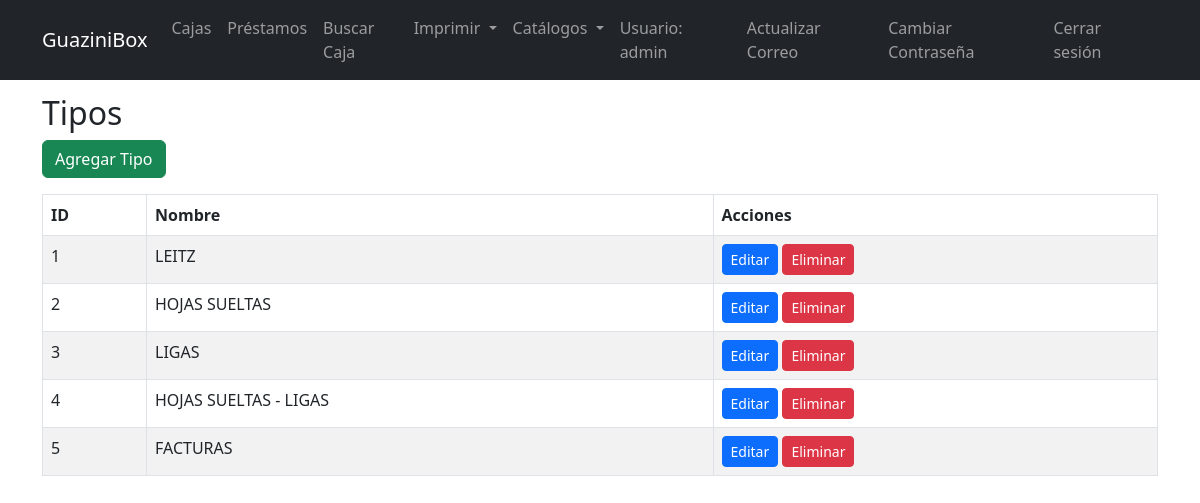
The app's page /tipos (signed in) with its own data.
### tables this page shows
CREATE TABLE "users" (
            id INTEGER PRIMARY KEY AUTOINCREMENT,
            username TEXT UNIQUE NOT NULL,
            password TEXT NOT NULL,
            email TEXT UNIQUE,
            reset_token TEXT,
            token_expiry TIMESTAMP
        );

CREATE TABLE tipos (
            id INTEGER PRIMARY KEY AUTOINCREMENT,
            nombre TEXT NOT NULL
        );

### app.py (the view)
@app.route("/tipos")
@login_required
def tipos():
    ts = get_tipos()
    return render_template("tipos.html", tipos=ts)

### app.py (called while the page is built)
def get_db_connection():
    conn = sqlite3.connect("archivo.db")
    conn.row_factory = sqlite3.Row
    return conn

def get_user_by_id(user_id):
    conn = get_db_connection()
    user = conn.execute("SELECT * FROM users WHERE id = ?", (user_id,)).fetchone()
    conn.close()
    if not user:
        return None
    return User(user["id"], user["username"], user["password"],
               user["email"] if "email" in user.keys() else None,
               user["reset_token"] if "reset_token" in user.keys() else None,
               user["token_expiry"] if "token_expiry" in user.keys() else None)

@login_manager.user_loader
def load_user(user_id):
    return get_user_by_id(user_id)

def get_tipos():
    conn = get_db_connection()
    ts = conn.execute("SELECT * FROM tipos").fetchall()
    conn.close()
    return ts

### templates/tipos.html (shortened to what this page needs)
{% extends "base.html" %}
{% block content %}
<h2>Tipos</h2>
<a href="{{ url_for('add_tipo') }}" class="btn btn-success mb-3">Agregar Tipo</a>
<table class="table table-bordered table-striped">
  <thead>
    <tr>
      <th>ID</th>
      <th>Nombre</th>
      <th>Acciones</th>
    </tr>
  </thead>
  <tbody>
    {% for tipo in tipos %}
    <tr>
      <td>{{ tipo.id }}</td>
      <td>{{ tipo.nombre }}</td>
      <td>
        <a href="{{ url_for('edit_tipo', tipo_id=tipo.id) }}" class="btn btn-primary btn-sm">Editar</a>
        <form action="{{ url_for('delete_tipo', tipo_id=tipo.id) }}" method="POST" style="display:inline-block;" onsubmit="return confirm('¿Estás seguro de eliminar este tipo?');">
          <button type="submit" class="btn btn-danger btn-sm">Eliminar</button>
        </form>
      </td>
    </tr>
    {% endfor %}
  </tbody>
</table>
{% endblock %}

### templates/base.html (shortened to what this page needs)
<!DOCTYPE html>
<html lang="es">
<head>
  <link href="https://cdn.jsdelivr.net/npm/bootstrap@5.3.0/dist/css/bootstrap.min.css" rel="stylesheet">
</head>
<body>
  <nav class="navbar navbar-expand-lg navbar-dark bg-dark fixed-top">
    <div class="container">
      <a class="navbar-brand" href="{{ url_for('index') }}">GuaziniBox</a>
      {% if current_user.is_authenticated %}
      <div class="collapse navbar-collapse" id="navbarNav">
        <ul class="navbar-nav me-auto">
          <li class="nav-item"><a class="nav-link" href="{{ url_for('cajas') }}">Cajas</a></li>
          <li class="nav-item"><a class="nav-link" href="{{ url_for('prestamos') }}">Préstamos</a></li>
          <li class="nav-item"><a class="nav-link" href="{{ url_for('search_caja') }}">Buscar Caja</a></li>
          <li class="nav-item dropdown">
            <a class="nav-link dropdown-toggle" href="#" id="imprimirDropdown" role="button" data-bs-toggle="dropdown" aria-expanded="false">
              Imprimir
            </a>
          </li>
          <li class="nav-item dropdown">
            <a class="nav-link dropdown-toggle" href="#" id="catalogosDropdown" role="button" data-bs-toggle="dropdown" aria-expanded="false">
              Catálogos
            </a>
          </li>
        </ul>
        <ul class="navbar-nav">
          <li class="nav-item"><span class="nav-link">Usuario: {{ current_user.username }}</span></li>
          <li class="nav-item"><a class="nav-link" href="{{ url_for('update_email') }}">Actualizar Correo</a></li>
          <li class="nav-item"><a class="nav-link" href="{{ url_for('cambiar_clave') }}">Cambiar Contraseña</a></li>
          <li class="nav-item"><a class="nav-link" href="{{ url_for('logout') }}">Cerrar sesión</a></li>
        </ul>
      </div>
      {% else %}
      <ul class="navbar-nav ms-auto">
        <li class="nav-item"><a class="nav-link" href="{{ url_for('login') }}">Iniciar Sesión</a></li>
        <li class="nav-item"><a class="nav-link" href="{{ url_for('register') }}">Registrarse</a></li>
      </ul>
      {% endif %}
    </div>
  </nav>
  <div class="container mt-4">
    {% block content %}{% endblock %}
  </div>
</body>
</html>

### templates/base.html (style rules this page uses)
body { padding-top: 70px; }

### records on screen
users: username "admin"
tipos: id "1", nombre "LEITZ"
tipos: id "2", nombre "HOJAS SUELTAS"
tipos: id "3", nombre "LIGAS"
tipos: id "4", nombre "HOJAS SUELTAS - LIGAS"
tipos: id "5", nombre "FACTURAS"
